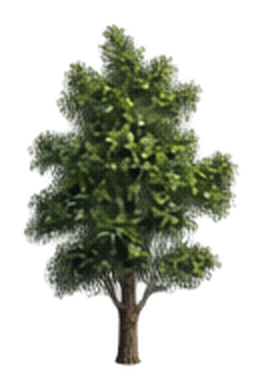
#> input picture assets/world/Forest/Nature/Trees/SP_Tree_Green_02.png, 264 x 390 px
$ python build_v74_biome_assets.py
#> lines starting #> are read from the running program, lines starting #| are printed output that depends on the picture
#!/usr/bin/env python3
"""Make one pixel-sharp transparent atlas from existing original world PNGs."""
from pathlib import Path
import json
from PIL import Image

GAME=Path(__file__).resolve().parents[1]
ROOT=GAME.parents[1]
OUT=GAME/"app/src/main/assets"
SOURCES=[
("forest_green","assets/world/Forest/Nature/Trees/SP_Tree_Green_02.png"),
("forest_autumn","assets/world/Forest/Nature/Trees/SP_Tree_Autumn_01.png"),
("desert_acacia","assets/world/Desert/Nature/Tree/SP_Desert_Tree_Acacia_02.png"),
("desert_dead","assets/world/Desert/Nature/Tree/SP_Desert_Tree_DeadTree_01.png"),
("rock","assets/world/Forest/Nature/Rocks/SP_Rock_Cluster_01.png"),
("log","assets/world/Forest/Nature/Wood/SP_Log_Fallen_01.png"),
("sparse_tree","assets/world/Forest/Nature/Trees/SP_Tree_Sparse_01.png")]
S=128
atlas=Image.new("RGBA",(S*len(SOURCES),S),(0,0,0,0))
#> atlas: PIL image 896x128 RGBA; every value is 0
entries=[]
for i,(name,relative) in enumerate(SOURCES):
    with Image.open(ROOT/relative) as im:
#> im is the input picture: PIL image 264x390 RGBA; mean R, G, B, A 22.2, 26.7, 12.7, 82
        orig=im.convert("RGBA")
    bbox=orig.getchannel("A").getbbox()
#> bbox = (19, 19, 244, 371)
    if bbox is None or orig.getchannel("A").getextrema()[0]==255:
        raise ValueError("Not a transparent sprite: "+relative)
    crop=orig.crop(bbox)
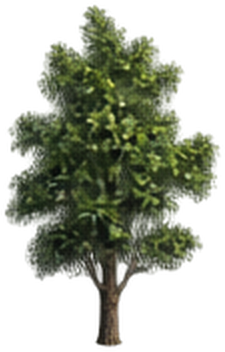
#> crop: PIL image 225x352 RGBA; mean R, G, B, A 28.9, 34.7, 16.5, 106.7; transparent parts drawn white
    factor=min(108/crop.width,112/crop.height)
#> factor = 0.318
    w=max(1,round(crop.width*factor))
#> w = 72
    h=max(1,round(crop.height*factor))
#> h = 112
    img=crop.resize((w,h),Image.Resampling.NEAREST)
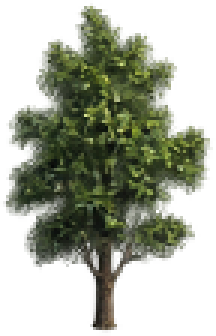
#> img: PIL image 72x112 RGBA (shown 3 times larger); mean R, G, B, A 28.9, 34.8, 16.4, 106.5; transparent parts drawn white
    x=i*S+(S-w)//2;y=S-h-8
#> after `x = i * S + (S - w) // 2`: x = 28
#> after `y = S - h - 8`: y = 8
    atlas.alpha_composite(img,(x,y))
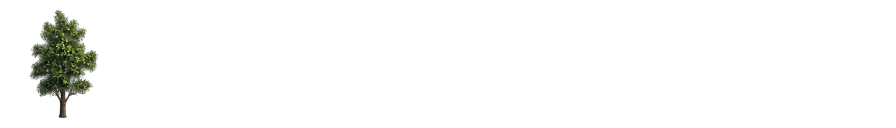
#> atlas: PIL image 896x128 RGBA; mean R, G, B, A 2, 2.4, 1.2, 7.5; transparent parts drawn white
    entries.append({"index":i,"id":name,"source":relative,
                    "dimensions":[orig.width,orig.height],"alpha_bounds":list(bbox),
                    "packed_rect":[x,y,w,h]})
#> pass 2 of the loop `for i,(name,relative) in enumerate(SOURCES):`:
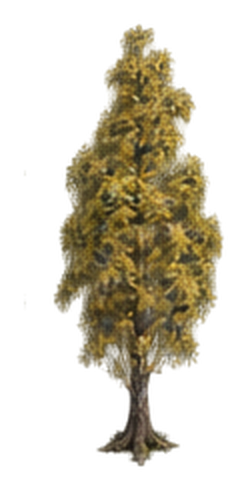
#> input picture assets/world/Forest/Nature/Trees/SP_Tree_Autumn_01.png, 248 x 492 px
#> im is the input picture: PIL image 248x492 RGBA; mean R, G, B, A 40.3, 33.4, 14.3, 74.7
#> bbox = (20, 19, 228, 472)
#> `crop=orig.crop(bbox)`:
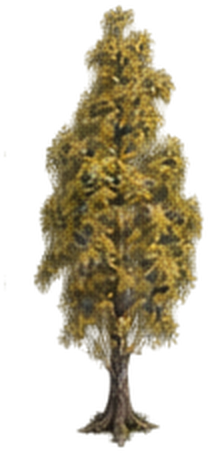
#> crop: PIL image 208x453 RGBA; mean R, G, B, A 52.2, 43.2, 18.5, 96.7; transparent parts drawn white
#> img: PIL image 51x112 RGBA
#> `atlas.alpha_composite(img,(x,y))`:
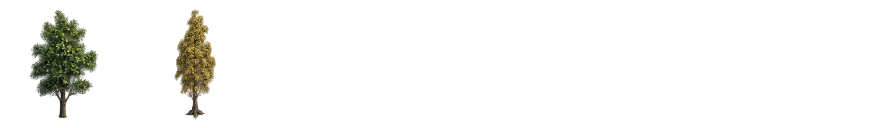
#> atlas: PIL image 896x128 RGBA; mean R, G, B, A 4.6, 4.6, 2.1, 12.3; transparent parts drawn white
#> pass 3 of the loop `for i,(name,relative) in enumerate(SOURCES):`:
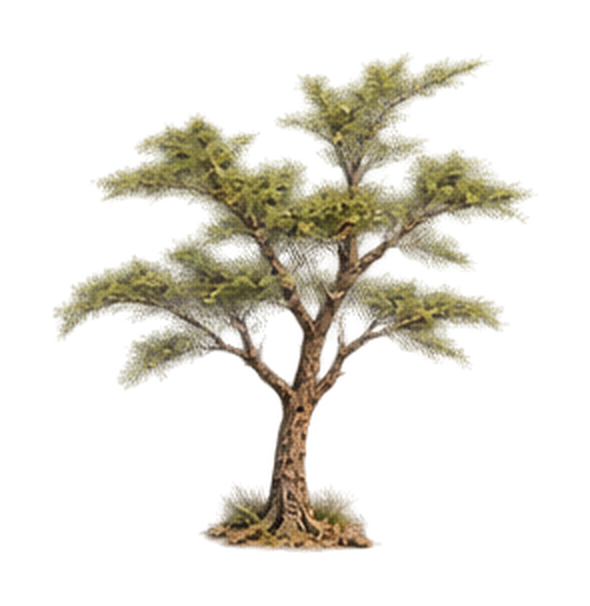
#> input picture assets/world/Desert/Nature/Tree/SP_Desert_Tree_Acacia_02.png, 590 x 606 px
#> im is the input picture: PIL image 590x606 RGBA; mean R, G, B, A 31.3, 27.3, 13.6, 42.1
#> bbox = (48, 48, 542, 557)
#> crop: PIL image 494x509 RGBA
#> `img=crop.resize((w,h),Image.Resampling.NEAREST)`:
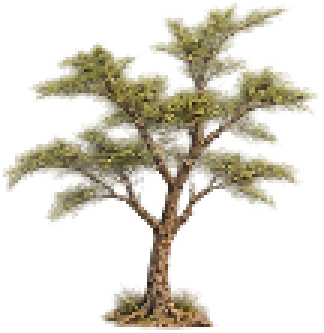
#> img: PIL image 108x111 RGBA (shown 3 times larger); mean R, G, B, A 44.4, 38.8, 19.4, 59.9; transparent parts drawn white
#> `atlas.alpha_composite(img,(x,y))`:
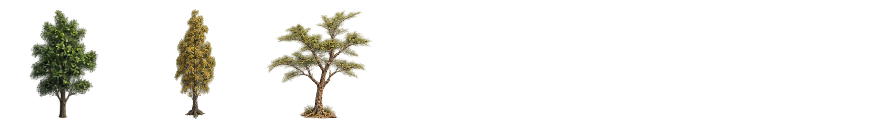
#> atlas: PIL image 896x128 RGBA; mean R, G, B, A 9.3, 8.7, 4.1, 18.6; transparent parts drawn white
#> (the run stopped early here; a loop or call above may not have finished)
